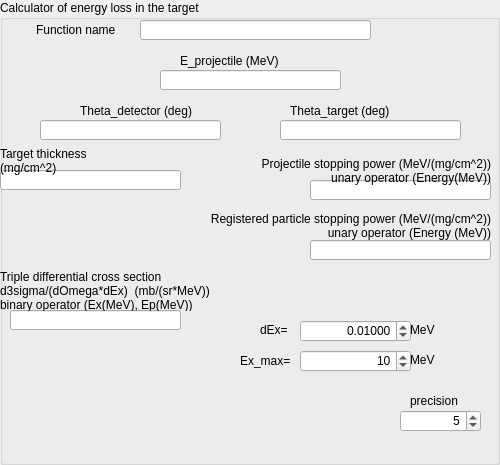
<?xml version="1.0" encoding="UTF-8"?>
<ui version="4.0">
 <class>EnLossInTargetView</class>
 <widget class="QGroupBox" name="EnLossInTargetView">
  <property name="geometry">
   <rect>
    <x>0</x>
    <y>0</y>
    <width>500</width>
    <height>465</height>
   </rect>
  </property>
  <property name="windowTitle">
   <string>GroupBox</string>
  </property>
  <property name="title">
   <string>Calculator of energy loss in the target</string>
  </property>
  <widget class="QLabel" name="label">
   <property name="geometry">
    <rect>
     <x>36</x>
     <y>20</y>
     <width>101</width>
     <height>20</height>
    </rect>
   </property>
   <property name="text">
    <string>Function name</string>
   </property>
  </widget>
  <widget class="QLineEdit" name="name">
   <property name="geometry">
    <rect>
     <x>140</x>
     <y>20</y>
     <width>231</width>
     <height>20</height>
    </rect>
   </property>
  </widget>
  <widget class="QLabel" name="label_2">
   <property name="geometry">
    <rect>
     <x>180</x>
     <y>50</y>
     <width>121</width>
     <height>21</height>
    </rect>
   </property>
   <property name="text">
    <string>E_projectile (MeV)</string>
   </property>
  </widget>
  <widget class="QLineEdit" name="energy">
   <property name="geometry">
    <rect>
     <x>160</x>
     <y>70</y>
     <width>181</width>
     <height>20</height>
    </rect>
   </property>
  </widget>
  <widget class="QLineEdit" name="thetad">
   <property name="geometry">
    <rect>
     <x>40</x>
     <y>120</y>
     <width>181</width>
     <height>20</height>
    </rect>
   </property>
  </widget>
  <widget class="QLabel" name="label_3">
   <property name="geometry">
    <rect>
     <x>80</x>
     <y>100</y>
     <width>141</width>
     <height>21</height>
    </rect>
   </property>
   <property name="text">
    <string>Theta_detector (deg)</string>
   </property>
  </widget>
  <widget class="QLabel" name="label_4">
   <property name="geometry">
    <rect>
     <x>290</x>
     <y>100</y>
     <width>121</width>
     <height>21</height>
    </rect>
   </property>
   <property name="text">
    <string>Theta_target (deg)</string>
   </property>
  </widget>
  <widget class="QLineEdit" name="thetat">
   <property name="geometry">
    <rect>
     <x>280</x>
     <y>120</y>
     <width>181</width>
     <height>20</height>
    </rect>
   </property>
  </widget>
  <widget class="QLineEdit" name="targetthickness">
   <property name="geometry">
    <rect>
     <x>0</x>
     <y>170</y>
     <width>181</width>
     <height>20</height>
    </rect>
   </property>
  </widget>
  <widget class="QLabel" name="label_5">
   <property name="geometry">
    <rect>
     <x>0</x>
     <y>140</y>
     <width>141</width>
     <height>41</height>
    </rect>
   </property>
   <property name="text">
    <string>Target thickness 
(mg/cm^2)</string>
   </property>
  </widget>
  <widget class="QLineEdit" name="pstp">
   <property name="geometry">
    <rect>
     <x>310</x>
     <y>180</y>
     <width>181</width>
     <height>20</height>
    </rect>
   </property>
  </widget>
  <widget class="QLabel" name="label_6">
   <property name="geometry">
    <rect>
     <x>210</x>
     <y>150</y>
     <width>281</width>
     <height>41</height>
    </rect>
   </property>
   <property name="text">
    <string>Projectile stopping power (MeV/(mg/cm^2))
unary operator (Energy(MeV))</string>
   </property>
   <property name="alignment">
    <set>Qt::AlignRight|Qt::AlignTrailing|Qt::AlignVCenter</set>
   </property>
  </widget>
  <widget class="QLineEdit" name="xstp">
   <property name="geometry">
    <rect>
     <x>310</x>
     <y>240</y>
     <width>181</width>
     <height>20</height>
    </rect>
   </property>
  </widget>
  <widget class="QLabel" name="label_7">
   <property name="geometry">
    <rect>
     <x>150</x>
     <y>210</y>
     <width>341</width>
     <height>31</height>
    </rect>
   </property>
   <property name="text">
    <string>Registered particle stopping power (MeV/(mg/cm^2))
unary operator (Energy (MeV))</string>
   </property>
   <property name="alignment">
    <set>Qt::AlignRight|Qt::AlignTrailing|Qt::AlignVCenter</set>
   </property>
  </widget>
  <widget class="QDoubleSpinBox" name="dx">
   <property name="geometry">
    <rect>
     <x>400</x>
     <y>410</y>
     <width>81</width>
     <height>22</height>
    </rect>
   </property>
   <property name="alignment">
    <set>Qt::AlignRight|Qt::AlignTrailing|Qt::AlignVCenter</set>
   </property>
   <property name="decimals">
    <number>0</number>
   </property>
   <property name="minimum">
    <double>1.000000000000000</double>
   </property>
   <property name="maximum">
    <double>100.000000000000000</double>
   </property>
   <property name="singleStep">
    <double>1.000000000000000</double>
   </property>
   <property name="value">
    <double>5.000000000000000</double>
   </property>
  </widget>
  <widget class="QLabel" name="label_9">
   <property name="geometry">
    <rect>
     <x>410</x>
     <y>390</y>
     <width>61</width>
     <height>21</height>
    </rect>
   </property>
   <property name="text">
    <string>precision</string>
   </property>
  </widget>
  <widget class="QLineEdit" name="crosssection">
   <property name="geometry">
    <rect>
     <x>10</x>
     <y>310</y>
     <width>171</width>
     <height>20</height>
    </rect>
   </property>
  </widget>
  <widget class="QLabel" name="label_10">
   <property name="geometry">
    <rect>
     <x>0</x>
     <y>270</y>
     <width>301</width>
     <height>41</height>
    </rect>
   </property>
   <property name="text">
    <string>Triple differential cross section
d3sigma/(dOmega*dEx)  (mb/(sr*MeV))
binary operator (Ex(MeV), Ep(MeV))</string>
   </property>
  </widget>
  <widget class="QLabel" name="label_11">
   <property name="geometry">
    <rect>
     <x>260</x>
     <y>320</y>
     <width>41</width>
     <height>20</height>
    </rect>
   </property>
   <property name="text">
    <string>dEx=</string>
   </property>
  </widget>
  <widget class="QDoubleSpinBox" name="de">
   <property name="geometry">
    <rect>
     <x>300</x>
     <y>320</y>
     <width>111</width>
     <height>22</height>
    </rect>
   </property>
   <property name="alignment">
    <set>Qt::AlignRight|Qt::AlignTrailing|Qt::AlignVCenter</set>
   </property>
   <property name="decimals">
    <number>5</number>
   </property>
   <property name="minimum">
    <double>0.000010000000000</double>
   </property>
   <property name="maximum">
    <double>10.000000000000000</double>
   </property>
   <property name="singleStep">
    <double>0.010000000000000</double>
   </property>
   <property name="value">
    <double>0.010000000000000</double>
   </property>
  </widget>
  <widget class="QLabel" name="label_12">
   <property name="geometry">
    <rect>
     <x>410</x>
     <y>320</y>
     <width>31</width>
     <height>20</height>
    </rect>
   </property>
   <property name="text">
    <string>MeV</string>
   </property>
  </widget>
  <widget class="QLabel" name="label_13">
   <property name="geometry">
    <rect>
     <x>240</x>
     <y>350</y>
     <width>61</width>
     <height>21</height>
    </rect>
   </property>
   <property name="text">
    <string>Ex_max=</string>
   </property>
  </widget>
  <widget class="QDoubleSpinBox" name="emax">
   <property name="geometry">
    <rect>
     <x>300</x>
     <y>350</y>
     <width>111</width>
     <height>22</height>
    </rect>
   </property>
   <property name="alignment">
    <set>Qt::AlignRight|Qt::AlignTrailing|Qt::AlignVCenter</set>
   </property>
   <property name="decimals">
    <number>0</number>
   </property>
   <property name="maximum">
    <double>1000000000.000000000000000</double>
   </property>
   <property name="value">
    <double>10.000000000000000</double>
   </property>
  </widget>
  <widget class="QLabel" name="label_14">
   <property name="geometry">
    <rect>
     <x>410</x>
     <y>350</y>
     <width>31</width>
     <height>20</height>
    </rect>
   </property>
   <property name="text">
    <string>MeV</string>
   </property>
  </widget>
 </widget>
 <resources/>
 <connections/>
</ui>
